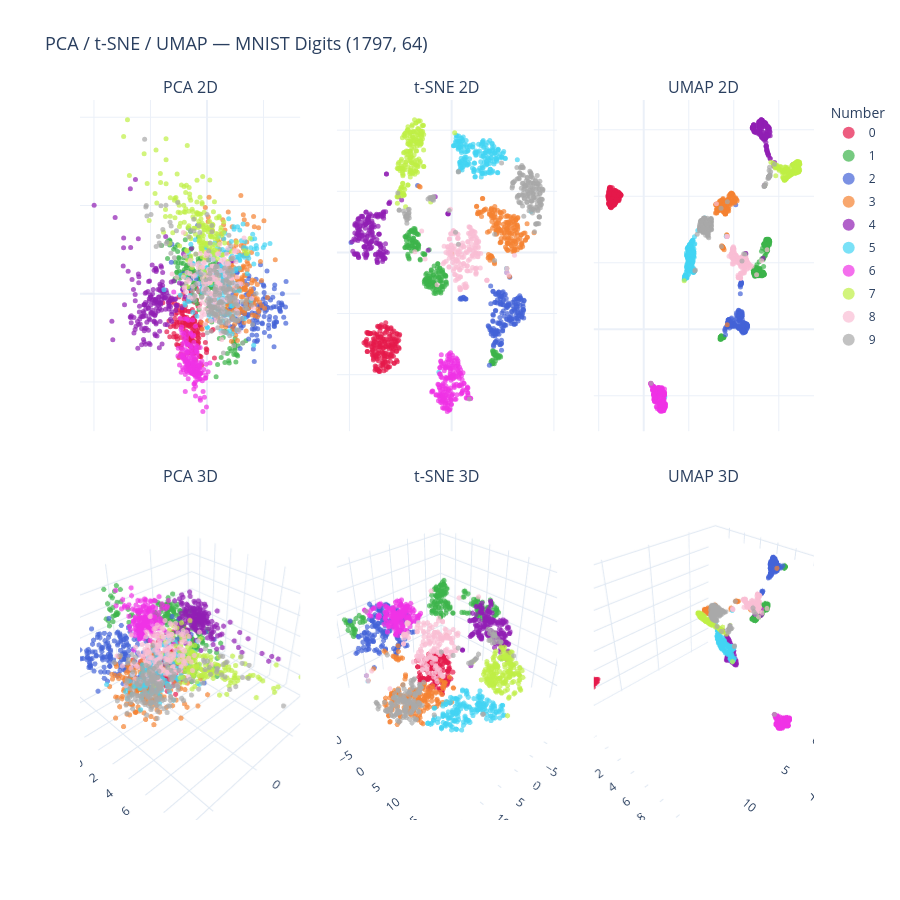

Source (notebook cell):
### Code cell
COLORS = [
    "#e6194b", "#3cb44b", "#4363d8", "#f58231", "#911eb4",
    "#42d4f4", "#f032e6", "#bfef45", "#fabed4", "#a9a9a9"
]
labels = [str(i) for i in range(10)]

specs = [
    [{"type": "scatter"}, {"type": "scatter"}, {"type": "scatter"}],
    [{"type": "scatter3d"}, {"type": "scatter3d"}, {"type": "scatter3d"}],
]

fig = make_subplots(
    rows=2, cols=3,
    specs=specs,
    subplot_titles=["PCA 2D", "t-SNE 2D", "UMAP 2D",
                    "PCA 3D", "t-SNE 3D", "UMAP 3D"],
    horizontal_spacing=0.05,
    vertical_spacing=0.08,
)

method_order_2d = ["PCA 2D", "t-SNE 2D", "UMAP 2D"]
method_order_3d = ["PCA 3D", "t-SNE 3D", "UMAP 3D"]

def add_traces(method_name, row, col, is_3d, show_legend):
    embed = methods[method_name]["embed"]
    for digit in range(10):
        mask = y == digit
        if is_3d:
            trace = go.Scatter3d(
                x=embed[mask, 0], y=embed[mask, 1], z=embed[mask, 2],
                mode="markers",
                marker=dict(size=3, color=COLORS[digit], opacity=0.7),
                name=str(digit),
                legendgroup=str(digit),
                showlegend=show_legend,
                hovertemplate=f"Number {digit}<br>x: %{{x:.2f}}<br>y: %{{y:.2f}}<br>z: %{{z:.2f}}<extra></extra>",
            )
        else:
            trace = go.Scatter(
                x=embed[mask, 0], y=embed[mask, 1],
                mode="markers",
                marker=dict(size=5, color=COLORS[digit], opacity=0.7),
                name=str(digit),
                legendgroup=str(digit),
                showlegend=show_legend,
                hovertemplate=f"Number {digit}<br>x: %{{x:.2f}}<br>y: %{{y:.2f}}<extra></extra>",
            )
        fig.add_trace(trace, row=row, col=col)

for col, name in enumerate(method_order_2d, start=1):
    add_traces(name, row=1, col=col, is_3d=False, show_legend=(col == 1))

for col, name in enumerate(method_order_3d, start=1):
    add_traces(name, row=2, col=col, is_3d=True, show_legend=False)

fig.update_layout(
    title=dict(
        text="PCA / t-SNE / UMAP — MNIST Digits (1797, 64)",
        font=dict(size=18),
    ),
    legend=dict(
        title="Number",
        itemsizing="constant",
        tracegroupgap=4,
    ),
    height=900,
    template="plotly_white",
)

for col in range(1, 4):
    fig.update_xaxes(showticklabels=False, row=1, col=col)
    fig.update_yaxes(showticklabels=False, row=1, col=col)

fig.write_html("mnist_dim_reduction.html")
fig.show()

### Figure 1 — Plotly figure (JSON) as saved in the notebook; plotly's stock layout.template omitted (floating-point values rounded to 4 significant figures; data arrays with more than 128 entries replaced by an {"elided": "..."} marker saying what was removed)
{"data": [{"hovertemplate": "Number 0<br>x: %{x:.2f}<br>y: %{y:.2f}<extra></extra>", "legendgroup": "0", "marker": {"color": "#e6194b", "opacity": 0.7, "size": 5}, "mode": "markers", "name": "0", "showlegend": true, "x": {"elided": "178 float values"}, "y": {"elided": "178 float values"}, "type": "scatter", "xaxis": "x", "yaxis": "y"}, {"hovertemplate": "Number 1<br>x: %{x:.2f}<br>y: %{y:.2f}<extra></extra>", "legendgroup": "1", "marker": {"color": "#3cb44b", "opacity": 0.7, "size": 5}, "mode": "markers", "name": "1", "showlegend": true, "x": {"elided": "182 float values"}, "y": {"elided": "182 float values"}, "type": "scatter", "xaxis": "x", "yaxis": "y"}, {"hovertemplate": "Number 2<br>x: %{x:.2f}<br>y: %{y:.2f}<extra></extra>", "legendgroup": "2", "marker": {"color": "#4363d8", "opacity": 0.7, "size": 5}, "mode": "markers", "name": "2", "showlegend": true, "x": {"elided": "177 float values"}, "y": {"elided": "177 float values"}, "type": "scatter", "xaxis": "x", "yaxis": "y"}, {"hovertemplate": "Number 3<br>x: %{x:.2f}<br>y: %{y:.2f}<extra></extra>", "legendgroup": "3", "marker": {"color": "#f58231", "opacity": 0.7, "size": 5}, "mode": "markers", "name": "3", "showlegend": true, "x": {"elided": "183 float values"}, "y": {"elided": "183 float values"}, "type": "scatter", "xaxis": "x", "yaxis": "y"}, {"hovertemplate": "Number 4<br>x: %{x:.2f}<br>y: %{y:.2f}<extra></extra>", "legendgroup": "4", "marker": {"color": "#911eb4", "opacity": 0.7, "size": 5}, "mode": "markers", "name": "4", "showlegend": true, "x": {"elided": "181 float values"}, "y": {"elided": "181 float values"}, "type": "scatter", "xaxis": "x", "yaxis": "y"}, {"hovertemplate": "Number 5<br>x: %{x:.2f}<br>y: %{y:.2f}<extra></extra>", "legendgroup": "5", "marker": {"color": "#42d4f4", "opacity": 0.7, "size": 5}, "mode": "markers", "name": "5", "showlegend": true, "x": {"elided": "182 float values"}, "y": {"elided": "182 float values"}, "type": "scatter", "xaxis": "x", "yaxis": "y"}, {"hovertemplate": "Number 6<br>x: %{x:.2f}<br>y: %{y:.2f}<extra></extra>", "legendgroup": "6", "marker": {"color": "#f032e6", "opacity": 0.7, "size": 5}, "mode": "markers", "name": "6", "showlegend": true, "x": {"elided": "181 float values"}, "y": {"elided": "181 float values"}, "type": "scatter", "xaxis": "x", "yaxis": "y"}, {"hovertemplate": "Number 7<br>x: %{x:.2f}<br>y: %{y:.2f}<extra></extra>", "legendgroup": "7", "marker": {"color": "#bfef45", "opacity": 0.7, "size": 5}, "mode": "markers", "name": "7", "showlegend": true, "x": {"elided": "179 float values"}, "y": {"elided": "179 float values"}, "type": "scatter", "xaxis": "x", "yaxis": "y"}, {"hovertemplate": "Number 8<br>x: %{x:.2f}<br>y: %{y:.2f}<extra></extra>", "legendgroup": "8", "marker": {"color": "#fabed4", "opacity": 0.7, "size": 5}, "mode": "markers", "name": "8", "showlegend": true, "x": {"elided": "174 float values"}, "y": {"elided": "174 float values"}, "type": "scatter", "xaxis": "x", "yaxis": "y"}, {"hovertemplate": "Number 9<br>x: %{x:.2f}<br>y: %{y:.2f}<extra></extra>", "legendgroup": "9", "marker": {"color": "#a9a9a9", "opacity": 0.7, "size": 5}, "mode": "markers", "name": "9", "showlegend": true, "x": {"elided": "180 float values"}, "y": {"elided": "180 float values"}, "type": "scatter", "xaxis": "x", "yaxis": "y"}, {"hovertemplate": "Number 0<br>x: %{x:.2f}<br>y: %{y:.2f}<extra></extra>", "legendgroup": "0", "marker": {"color": "#e6194b", "opacity": 0.7, "size": 5}, "mode": "markers", "name": "0", "showlegend": false, "x": {"elided": "178 float values"}, "y": {"elided": "178 float values"}, "type": "scatter", "xaxis": "x2", "yaxis": "y2"}, {"hovertemplate": "Number 1<br>x: %{x:.2f}<br>y: %{y:.2f}<extra></extra>", "legendgroup": "1", "marker": {"color": "#3cb44b", "opacity": 0.7, "size": 5}, "mode": "markers", "name": "1", "showlegend": false, "x": {"elided": "182 float values"}, "y": {"elided": "182 float values"}, "type": "scatter", "xaxis": "x2", "yaxis": "y2"}, {"hovertemplate": "Number 2<br>x: %{x:.2f}<br>y: %{y:.2f}<extra></extra>", "legendgroup": "2", "marker": {"color": "#4363d8", "opacity": 0.7, "size": 5}, "mode": "markers", "name": "2", "showlegend": false, "x": {"elided": "177 float values"}, "y": {"elided": "177 float values"}, "type": "scatter", "xaxis": "x2", "yaxis": "y2"}, {"hovertemplate": "Number 3<br>x: %{x:.2f}<br>y: %{y:.2f}<extra></extra>", "legendgroup": "3", "marker": {"color": "#f58231", "opacity": 0.7, "size": 5}, "mode": "markers", "name": "3", "showlegend": false, "x": {"elided": "183 float values"}, "y": {"elided": "183 float values"}, "type": "scatter", "xaxis": "x2", "yaxis": "y2"}, {"hovertemplate": "Number 4<br>x: %{x:.2f}<br>y: %{y:.2f}<extra></extra>", "legendgroup": "4", "marker": {"color": "#911eb4", "opacity": 0.7, "size": 5}, "mode": "markers", "name": "4", "showlegend": false, "x": {"elided": "181 float values"}, "y": {"elided": "181 float values"}, "type": "scatter", "xaxis": "x2", "yaxis": "y2"}, {"hovertemplate": "Number 5<br>x: %{x:.2f}<br>y: %{y:.2f}<extra></extra>", "legendgroup": "5", "marker": {"color": "#42d4f4", "opacity": 0.7, "size": 5}, "mode": "markers", "name": "5", "showlegend": false, "x": {"elided": "182 float values"}, "y": {"elided": "182 float values"}, "type": "scatter", "xaxis": "x2", "yaxis": "y2"}, {"hovertemplate": "Number 6<br>x: %{x:.2f}<br>y: %{y:.2f}<extra></extra>", "legendgroup": "6", "marker": {"color": "#f032e6", "opacity": 0.7, "size": 5}, "mode": "markers", "name": "6", "showlegend": false, "x": {"elided": "181 float values"}, "y": {"elided": "181 float values"}, "type": "scatter", "xaxis": "x2", "yaxis": "y2"}, {"hovertemplate": "Number 7<br>x: %{x:.2f}<br>y: %{y:.2f}<extra></extra>", "legendgroup": "7", "marker": {"color": "#bfef45", "opacity": 0.7, "size": 5}, "mode": "markers", "name": "7", "showlegend": false, "x": {"elided": "179 float values"}, "y": {"elided": "179 float values"}, "type": "scatter", "xaxis": "x2", "yaxis": "y2"}, {"hovertemplate": "Number 8<br>x: %{x:.2f}<br>y: %{y:.2f}<extra></extra>", "legendgroup": "8", "marker": {"color": "#fabed4", "opacity": 0.7, "size": 5}, "mode": "markers", "name": "8", "showlegend": false, "x": {"elided": "174 float values"}, "y": {"elided": "174 float values"}, "type": "scatter", "xaxis": "x2", "yaxis": "y2"}, {"hovertemplate": "Number 9<br>x: %{x:.2f}<br>y: %{y:.2f}<extra></extra>", "legendgroup": "9", "marker": {"color": "#a9a9a9", "opacity": 0.7, "size": 5}, "mode": "markers", "name": "9", "showlegend": false, "x": {"elided": "180 float values"}, "y": {"elided": "180 float values"}, "type": "scatter", "xaxis": "x2", "yaxis": "y2"}, {"hovertemplate": "Number 0<br>x: %{x:.2f}<br>y: %{y:.2f}<extra></extra>", "legendgroup": "0", "marker": {"color": "#e6194b", "opacity": 0.7, "size": 5}, "mode": "markers", "name": "0", "showlegend": false, "x": {"elided": "178 float values"}, "y": {"elided": "178 float values"}, "type": "scatter", "xaxis": "x3", "yaxis": "y3"}, {"hovertemplate": "Number 1<br>x: %{x:.2f}<br>y: %{y:.2f}<extra></extra>", "legendgroup": "1", "marker": {"color": "#3cb44b", "opacity": 0.7, "size": 5}, "mode": "markers", "name": "1", "showlegend": false, "x": {"elided": "182 float values"}, "y": {"elided": "182 float values"}, "type": "scatter", "xaxis": "x3", "yaxis": "y3"}, {"hovertemplate": "Number 2<br>x: %{x:.2f}<br>y: %{y:.2f}<extra></extra>", "legendgroup": "2", "marker": {"color": "#4363d8", "opacity": 0.7, "size": 5}, "mode": "markers", "name": "2", "showlegend": false, "x": {"elided": "177 float values"}, "y": {"elided": "177 float values"}, "type": "scatter", "xaxis": "x3", "yaxis": "y3"}, {"hovertemplate": "Number 3<br>x: %{x:.2f}<br>y: %{y:.2f}<extra></extra>", "legendgroup": "3", "marker": {"color": "#f58231", "opacity": 0.7, "size": 5}, "mode": "markers", "name": "3", "showlegend": false, "x": {"elided": "183 float values"}, "y": {"elided": "183 float values"}, "type": "scatter", "xaxis": "x3", "yaxis": "y3"}, {"hovertemplate": "Number 4<br>x: %{x:.2f}<br>y: %{y:.2f}<extra></extra>", "legendgroup": "4", "marker": {"color": "#911eb4", "opacity": 0.7, "size": 5}, "mode": "markers", "name": "4", "showlegend": false, "x": {"elided": "181 float values"}, "y": {"elided": "181 float values"}, "type": "scatter", "xaxis": "x3", "yaxis": "y3"}, {"hovertemplate": "Number 5<br>x: %{x:.2f}<br>y: %{y:.2f}<extra></extra>", "legendgroup": "5", "marker": {"color": "#42d4f4", "opacity": 0.7, "size": 5}, "mode": "markers", "name": "5", "showlegend": false, "x": {"elided": "182 float values"}, "y": {"elided": "182 float values"}, "type": "scatter", "xaxis": "x3", "yaxis": "y3"}, {"hovertemplate": "Number 6<br>x: %{x:.2f}<br>y: %{y:.2f}<extra></extra>", "legendgroup": "6", "marker": {"color": "#f032e6", "opacity": 0.7, "size": 5}, "mode": "markers", "name": "6", "showlegend": false, "x": {"elided": "181 float values"}, "y": {"elided": "181 float values"}, "type": "scatter", "xaxis": "x3", "yaxis": "y3"}, {"hovertemplate": "Number 7<br>x: %{x:.2f}<br>y: %{y:.2f}<extra></extra>", "legendgroup": "7", "marker": {"color": "#bfef45", "opacity": 0.7, "size": 5}, "mode": "markers", "name": "7", "showlegend": false, "x": {"elided": "179 float values"}, "y": {"elided": "179 float values"}, "type": "scatter", "xaxis": "x3", "yaxis": "y3"}, {"hovertemplate": "Number 8<br>x: %{x:.2f}<br>y: %{y:.2f}<extra></extra>", "legendgroup": "8", "marker": {"color": "#fabed4", "opacity": 0.7, "size": 5}, "mode": "markers", "name": "8", "showlegend": false, "x": {"elided": "174 float values"}, "y": {"elided": "174 float values"}, "type": "scatter", "xaxis": "x3", "yaxis": "y3"}, {"hovertemplate": "Number 9<br>x: %{x:.2f}<br>y: %{y:.2f}<extra></extra>", "legendgroup": "9", "marker": {"color": "#a9a9a9", "opacity": 0.7, "size": 5}, "mode": "markers", "name": "9", "showlegend": false, "x": {"elided": "180 float values"}, "y": {"elided": "180 float values"}, "type": "scatter", "xaxis": "x3", "yaxis": "y3"}, {"hovertemplate": "Number 0<br>x: %{x:.2f}<br>y: %{y:.2f}<br>z: %{z:.2f}<extra></extra>", "legendgroup": "0", "marker": {"color": "#e6194b", "opacity": 0.7, "size": 3}, "mode": "markers", "name": "0", "showlegend": false, "x": {"elided": "178 float values"}, "y": {"elided": "178 float values"}, "z": {"elided": "178 float values"}, "type": "scatter3d", "scene": "scene"}, {"hovertemplate": "Number 1<br>x: %{x:.2f}<br>y: %{y:.2f}<br>z: %{z:.2f}<extra></extra>", "legendgroup": "1", "marker": {"color": "#3cb44b", "opacity": 0.7, "size": 3}, "mode": "markers", "name": "1", "showlegend": false, "x": {"elided": "182 float values"}, "y": {"elided": "182 float values"}, "z": {"elided": "182 float values"}, "type": "scatter3d", "scene": "scene"}, {"hovertemplate": "Number 2<br>x: %{x:.2f}<br>y: %{y:.2f}<br>z: %{z:.2f}<extra></extra>", "legendgroup": "2", "marker": {"color": "#4363d8", "opacity": 0.7, "size": 3}, "mode": "markers", "name": "2", "showlegend": false, "x": {"elided": "177 float values"}, "y": {"elided": "177 float values"}, "z": {"elided": "177 float values"}, "type": "scatter3d", "scene": "scene"}, {"hovertemplate": "Number 3<br>x: %{x:.2f}<br>y: %{y:.2f}<br>z: %{z:.2f}<extra></extra>", "legendgroup": "3", "marker": {"color": "#f58231", "opacity": 0.7, "size": 3}, "mode": "markers", "name": "3", "showlegend": false, "x": {"elided": "183 float values"}, "y": {"elided": "183 float values"}, "z": {"elided": "183 float values"}, "type": "scatter3d", "scene": "scene"}, {"hovertemplate": "Number 4<br>x: %{x:.2f}<br>y: %{y:.2f}<br>z: %{z:.2f}<extra></extra>", "legendgroup": "4", "marker": {"color": "#911eb4", "opacity": 0.7, "size": 3}, "mode": "markers", "name": "4", "showlegend": false, "x": {"elided": "181 float values"}, "y": {"elided": "181 float values"}, "z": {"elided": "181 float values"}, "type": "scatter3d", "scene": "scene"}, {"hovertemplate": "Number 5<br>x: %{x:.2f}<br>y: %{y:.2f}<br>z: %{z:.2f}<extra></extra>", "legendgroup": "5", "marker": {"color": "#42d4f4", "opacity": 0.7, "size": 3}, "mode": "markers", "name": "5", "showlegend": false, "x": {"elided": "182 float values"}, "y": {"elided": "182 float values"}, "z": {"elided": "182 float values"}, "type": "scatter3d", "scene": "scene"}, {"hovertemplate": "Number 6<br>x: %{x:.2f}<br>y: %{y:.2f}<br>z: %{z:.2f}<extra></extra>", "legendgroup": "6", "marker": {"color": "#f032e6", "opacity": 0.7, "size": 3}, "mode": "markers", "name": "6", "showlegend": false, "x": {"elided": "181 float values"}, "y": {"elided": "181 float values"}, "z": {"elided": "181 float values"}, "type": "scatter3d", "scene": "scene"}, {"hovertemplate": "Number 7<br>x: %{x:.2f}<br>y: %{y:.2f}<br>z: %{z:.2f}<extra></extra>", "legendgroup": "7", "marker": {"color": "#bfef45", "opacity": 0.7, "size": 3}, "mode": "markers", "name": "7", "showlegend": false, "x": {"elided": "179 float values"}, "y": {"elided": "179 float values"}, "z": {"elided": "179 float values"}, "type": "scatter3d", "scene": "scene"}, {"hovertemplate": "Number 8<br>x: %{x:.2f}<br>y: %{y:.2f}<br>z: %{z:.2f}<extra></extra>", "legendgroup": "8", "marker": {"color": "#fabed4", "opacity": 0.7, "size": 3}, "mode": "markers", "name": "8", "showlegend": false, "x": {"elided": "174 float values"}, "y": {"elided": "174 float values"}, "z": {"elided": "174 float values"}, "type": "scatter3d", "scene": "scene"}, {"hovertemplate": "Number 9<br>x: %{x:.2f}<br>y: %{y:.2f}<br>z: %{z:.2f}<extra></extra>", "legendgroup": "9", "marker": {"color": "#a9a9a9", "opacity": 0.7, "size": 3}, "mode": "markers", "name": "9", "showlegend": false, "x": {"elided": "180 float values"}, "y": {"elided": "180 float values"}, "z": {"elided": "180 float values"}, "type": "scatter3d", "scene": "scene"}, {"hovertemplate": "Number 0<br>x: %{x:.2f}<br>y: %{y:.2f}<br>z: %{z:.2f}<extra></extra>", "legendgroup": "0", "marker": {"color": "#e6194b", "opacity": 0.7, "size": 3}, "mode": "markers", "name": "0", "showlegend": false, "x": {"elided": "178 float values"}, "y": {"elided": "178 float values"}, "z": {"elided": "178 float values"}, "type": "scatter3d", "scene": "scene2"}, {"hovertemplate": "Number 1<br>x: %{x:.2f}<br>y: %{y:.2f}<br>z: %{z:.2f}<extra></extra>", "legendgroup": "1", "marker": {"color": "#3cb44b", "opacity": 0.7, "size": 3}, "mode": "markers", "name": "1", "showlegend": false, "x": {"elided": "182 float values"}, "y": {"elided": "182 float values"}, "z": {"elided": "182 float values"}, "type": "scatter3d", "scene": "scene2"}, {"hovertemplate": "Number 2<br>x: %{x:.2f}<br>y: %{y:.2f}<br>z: %{z:.2f}<extra></extra>", "legendgroup": "2", "marker": {"color": "#4363d8", "opacity": 0.7, "size": 3}, "mode": "markers", "name": "2", "showlegend": false, "x": {"elided": "177 float values"}, "y": {"elided": "177 float values"}, "z": {"elided": "177 float values"}, "type": "scatter3d", "scene": "scene2"}, {"hovertemplate": "Number 3<br>x: %{x:.2f}<br>y: %{y:.2f}<br>z: %{z:.2f}<extra></extra>", "legendgroup": "3", "marker": {"color": "#f58231", "opacity": 0.7, "size": 3}, "mode": "markers", "name": "3", "showlegend": false, "x": {"elided": "183 float values"}, "y": {"elided": "183 float values"}, "z": {"elided": "183 float values"}, "type": "scatter3d", "scene": "scene2"}, {"hovertemplate": "Number 4<br>x: %{x:.2f}<br>y: %{y:.2f}<br>z: %{z:.2f}<extra></extra>", "legendgroup": "4", "marker": {"color": "#911eb4", "opacity": 0.7, "size": 3}, "mode": "markers", "name": "4", "showlegend": false, "x": {"elided": "181 float values"}, "y": {"elided": "181 float values"}, "z": {"elided": "181 float values"}, "type": "scatter3d", "scene": "scene2"}, {"hovertemplate": "Number 5<br>x: %{x:.2f}<br>y: %{y:.2f}<br>z: %{z:.2f}<extra></extra>", "legendgroup": "5", "marker": {"color": "#42d4f4", "opacity": 0.7, "size": 3}, "mode": "markers", "name": "5", "showlegend": false, "x": {"elided": "182 float values"}, "y": {"elided": "182 float values"}, "z": {"elided": "182 float values"}, "type": "scatter3d", "scene": "scene2"}, {"hovertemplate": "Number 6<br>x: %{x:.2f}<br>y: %{y:.2f}<br>z: %{z:.2f}<extra></extra>", "legendgroup": "6", "marker": {"color": "#f032e6", "opacity": 0.7, "size": 3}, "mode": "markers", "name": "6", "showlegend": false, "x": {"elided": "181 float values"}, "y": {"elided": "181 float values"}, "z": {"elided": "181 float values"}, "type": "scatter3d", "scene": "scene2"}, {"hovertemplate": "Number 7<br>x: %{x:.2f}<br>y: %{y:.2f}<br>z: %{z:.2f}<extra></extra>", "legendgroup": "7", "marker": {"color": "#bfef45", "opacity": 0.7, "size": 3}, "mode": "markers", "name": "7", "showlegend": false, "x": {"elided": "179 float values"}, "y": {"elided": "179 float values"}, "z": {"elided": "179 float values"}, "type": "scatter3d", "scene": "scene2"}, {"hovertemplate": "Number 8<br>x: %{x:.2f}<br>y: %{y:.2f}<br>z: %{z:.2f}<extra></extra>", "legendgroup": "8", "marker": {"color": "#fabed4", "opacity": 0.7, "size": 3}, "mode": "markers", "name": "8", "showlegend": false, "x": {"elided": "174 float values"}, "y": {"elided": "174 float values"}, "z": {"elided": "174 float values"}, "type": "scatter3d", "scene": "scene2"}, {"hovertemplate": "Number 9<br>x: %{x:.2f}<br>y: %{y:.2f}<br>z: %{z:.2f}<extra></extra>", "legendgroup": "9", "marker": {"color": "#a9a9a9", "opacity": 0.7, "size": 3}, "mode": "markers", "name": "9", "showlegend": false, "x": {"elided": "180 float values"}, "y": {"elided": "180 float values"}, "z": {"elided": "180 float values"}, "type": "scatter3d", "scene": "scene2"}, {"hovertemplate": "Number 0<br>x: %{x:.2f}<br>y: %{y:.2f}<br>z: %{z:.2f}<extra></extra>", "legendgroup": "0", "marker": {"color": "#e6194b", "opacity": 0.7, "size": 3}, "mode": "markers", "name": "0", "showlegend": false, "x": {"elided": "178 float values"}, "y": {"elided": "178 float values"}, "z": {"elided": "178 float values"}, "type": "scatter3d", "scene": "scene3"}, {"hovertemplate": "Number 1<br>x: %{x:.2f}<br>y: %{y:.2f}<br>z: %{z:.2f}<extra></extra>", "legendgroup": "1", "marker": {"color": "#3cb44b", "opacity": 0.7, "size": 3}, "mode": "markers", "name": "1", "showlegend": false, "x": {"elided": "182 float values"}, "y": {"elided": "182 float values"}, "z": {"elided": "182 float values"}, "type": "scatter3d", "scene": "scene3"}, {"hovertemplate": "Number 2<br>x: %{x:.2f}<br>y: %{y:.2f}<br>z: %{z:.2f}<extra></extra>", "legendgroup": "2", "marker": {"color": "#4363d8", "opacity": 0.7, "size": 3}, "mode": "markers", "name": "2", "showlegend": false, "x": {"elided": "177 float values"}, "y": {"elided": "177 float values"}, "z": {"elided": "177 float values"}, "type": "scatter3d", "scene": "scene3"}, {"hovertemplate": "Number 3<br>x: %{x:.2f}<br>y: %{y:.2f}<br>z: %{z:.2f}<extra></extra>", "legendgroup": "3", "marker": {"color": "#f58231", "opacity": 0.7, "size": 3}, "mode": "markers", "name": "3", "showlegend": false, "x": {"elided": "183 float values"}, "y": {"elided": "183 float values"}, "z": {"elided": "183 float values"}, "type": "scatter3d", "scene": "scene3"}, {"hovertemplate": "Number 4<br>x: %{x:.2f}<br>y: %{y:.2f}<br>z: %{z:.2f}<extra></extra>", "legendgroup": "4", "marker": {"color": "#911eb4", "opacity": 0.7, "size": 3}, "mode": "markers", "name": "4", "showlegend": false, "x": {"elided": "181 float values"}, "y": {"elided": "181 float values"}, "z": {"elided": "181 float values"}, "type": "scatter3d", "scene": "scene3"}, {"hovertemplate": "Number 5<br>x: %{x:.2f}<br>y: %{y:.2f}<br>z: %{z:.2f}<extra></extra>", "legendgroup": "5", "marker": {"color": "#42d4f4", "opacity": 0.7, "size": 3}, "mode": "markers", "name": "5", "showlegend": false, "x": {"elided": "182 float values"}, "y": {"elided": "182 float values"}, "z": {"elided": "182 float values"}, "type": "scatter3d", "scene": "scene3"}, {"hovertemplate": "Number 6<br>x: %{x:.2f}<br>y: %{y:.2f}<br>z: %{z:.2f}<extra></extra>", "legendgroup": "6", "marker": {"color": "#f032e6", "opacity": 0.7, "size": 3}, "mode": "markers", "name": "6", "showlegend": false, "x": {"elided": "181 float values"}, "y": {"elided": "181 float values"}, "z": {"elided": "181 float values"}, "type": "scatter3d", "scene": "scene3"}, {"hovertemplate": "Number 7<br>x: %{x:.2f}<br>y: %{y:.2f}<br>z: %{z:.2f}<extra></extra>", "legendgroup": "7", "marker": {"color": "#bfef45", "opacity": 0.7, "size": 3}, "mode": "markers", "name": "7", "showlegend": false, "x": {"elided": "179 float values"}, "y": {"elided": "179 float values"}, "z": {"elided": "179 float values"}, "type": "scatter3d", "scene": "scene3"}, {"hovertemplate": "Number 8<br>x: %{x:.2f}<br>y: %{y:.2f}<br>z: %{z:.2f}<extra></extra>", "legendgroup": "8", "marker": {"color": "#fabed4", "opacity": 0.7, "size": 3}, "mode": "markers", "name": "8", "showlegend": false, "x": {"elided": "174 float values"}, "y": {"elided": "174 float values"}, "z": {"elided": "174 float values"}, "type": "scatter3d", "scene": "scene3"}, {"hovertemplate": "Number 9<br>x: %{x:.2f}<br>y: %{y:.2f}<br>z: %{z:.2f}<extra></extra>", "legendgroup": "9", "marker": {"color": "#a9a9a9", "opacity": 0.7, "size": 3}, "mode": "markers", "name": "9", "showlegend": false, "x": {"elided": "180 float values"}, "y": {"elided": "180 float values"}, "z": {"elided": "180 float values"}, "type": "scatter3d", "scene": "scene3"}], "layout": {"xaxis": {"anchor": "y", "domain": [0.0, 0.3], "showticklabels": false}, "yaxis": {"anchor": "x", "domain": [0.54, 1.0], "showticklabels": false}, "xaxis2": {"anchor": "y2", "domain": [0.35, 0.65], "showticklabels": false}, "yaxis2": {"anchor": "x2", "domain": [0.54, 1.0], "showticklabels": false}, "xaxis3": {"anchor": "y3", "domain": [0.7, 1.0], "showticklabels": false}, "yaxis3": {"anchor": "x3", "domain": [0.54, 1.0], "showticklabels": false}, "scene": {"domain": {"x": [0.0, 0.3], "y": [0.0, 0.46]}}, "scene2": {"domain": {"x": [0.35, 0.65], "y": [0.0, 0.46]}}, "scene3": {"domain": {"x": [0.7, 1.0], "y": [0.0, 0.46]}}, "annotations": [{"font": {"size": 16}, "showarrow": false, "text": "PCA 2D", "x": 0.15, "xanchor": "center", "xref": "paper", "y": 1.0, "yanchor": "bottom", "yref": "paper"}, {"font": {"size": 16}, "showarrow": false, "text": "t-SNE 2D", "x": 0.5, "xanchor": "center", "xref": "paper", "y": 1.0, "yanchor": "bottom", "yref": "paper"}, {"font": {"size": 16}, "showarrow": false, "text": "UMAP 2D", "x": 0.85, "xanchor": "center", "xref": "paper", "y": 1.0, "yanchor": "bottom", "yref": "paper"}, {"font": {"size": 16}, "showarrow": false, "text": "PCA 3D", "x": 0.15, "xanchor": "center", "xref": "paper", "y": 0.46, "yanchor": "bottom", "yref": "paper"}, {"font": {"size": 16}, "showarrow": false, "text": "t-SNE 3D", "x": 0.5, "xanchor": "center", "xref": "paper", "y": 0.46, "yanchor": "bottom", "yref": "paper"}, {"font": {"size": 16}, "showarrow": false, "text": "UMAP 3D", "x": 0.85, "xanchor": "center", "xref": "paper", "y": 0.46, "yanchor": "bottom", "yref": "paper"}], "title": {"font": {"size": 18}, "text": "PCA / t-SNE / UMAP — MNIST Digits (1797, 64)"}, "legend": {"title": {"text": "Number"}, "itemsizing": "constant", "tracegroupgap": 4}, "height": 900}}
